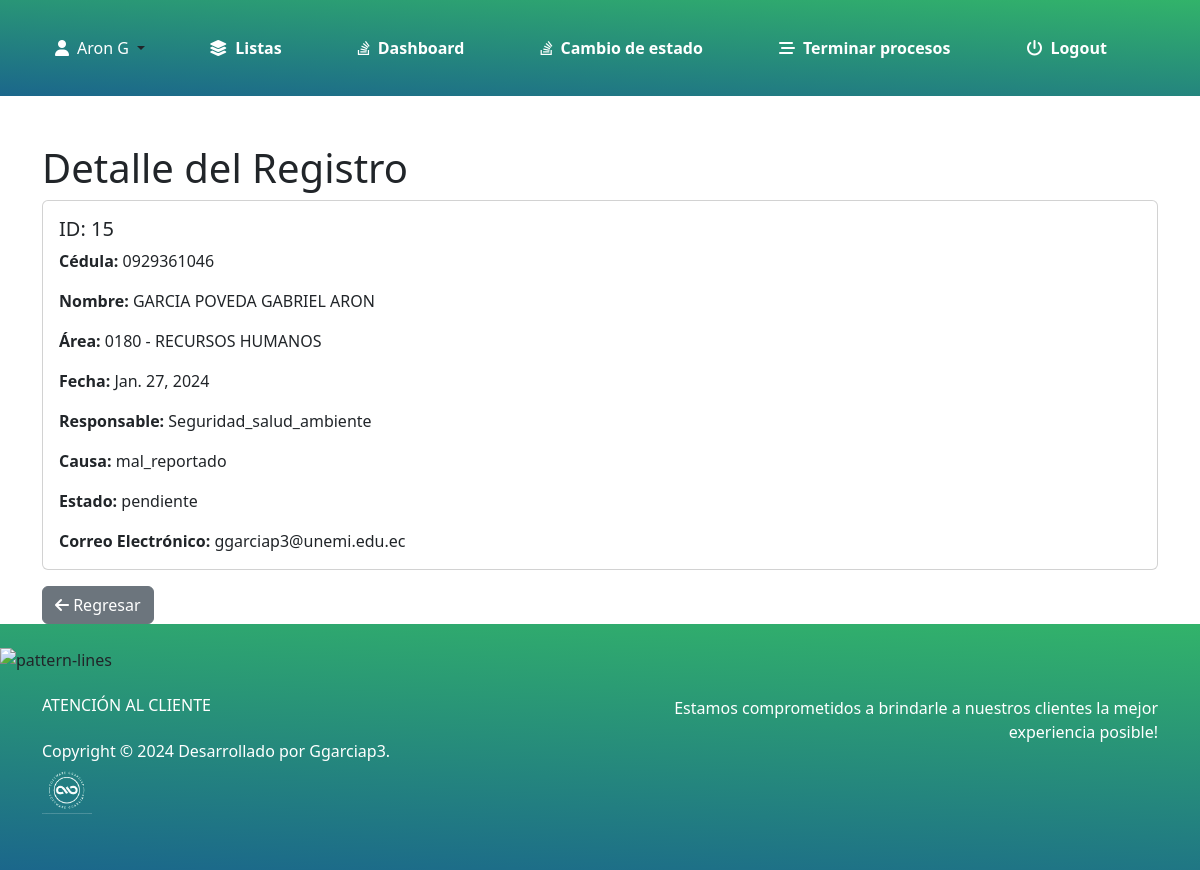
Screenshot of /detalle_registro/Queja/15/ (signed in) with the database file from the repository.
### myapp/models.py (models this page shows)
class Registro(models.Model):
    usuario = models.ForeignKey('Usuario', on_delete=models.CASCADE, related_name='%(class)ss', null=True)
    fecha = models.DateField(default=date.today)
    RESPONSABLE_CHOICES = [
        ('Comunicacion_cultura', 'Comunicación clima y cultura'),
        ('Desarrollo_laboral', 'Desarrollo y relaciones laborales'),
        ('Nomina_compensaciones', 'Nomina y compensaciones'),
        ('Seguridad_salud_ambiente', 'Seguridad, salud y ambiente'),
        ('Servicios_generales', 'Servicios generales'),
        ('Campo', 'Campo'),
        ('Fabrica', 'Fabrica'),
    ]
    responsable = models.CharField(max_length=50, choices=RESPONSABLE_CHOICES)
    causa = models.TextField()
    ESTADO_CHOICES = [
        ('pendiente', 'Pendiente'),
        ('en_revision', 'En revisión'),
        ('resuelta', 'Resuelta'),
    ]
    estado = models.CharField(max_length=20, choices=ESTADO_CHOICES)
    CORREO_CHOICES = [
        ('arongarcia558@gmail.com', 'arongarcia558@gmail.com'),
        ('ggarciap3@unemi.edu.ec', 'ggarciap3@unemi.edu.ec'),
    ]
    correo = models.CharField(max_length=254, choices=CORREO_CHOICES, verbose_name='Correo Electrónico', blank=True, null=True)
    fecha_registro = models.DateTimeField(auto_now_add=True)
    class Meta:
        abstract = True

class Queja(Registro):
    CAUSA_CHOICES = [
        ('asistencia_tarde', 'Asistencia llegó tarde'),
        ('no_reportado', 'No fue reportado'),
        ('mal_reportado', 'Mal reportado'),
        ('p_sindicales_atrasados', 'P. sindicales atrasados'),
        ('descuentos_atrasados', 'Descuentos atrasados'),
        ('valores_descuento_erroneos', 'Valores de descuento erróneos'),
        ('descuentos_jubilados', 'Descuentos de jubilados'),
    ]
    causa = models.CharField(max_length=30, choices=CAUSA_CHOICES)
    doc = models.FileField(upload_to='documentos/', blank=True, null=True)
    tipo_proceso = models.CharField(max_length=20, default='Queja')

class Usuario(models.Model):
    cedula = models.CharField(max_length=10, primary_key=True)
    nombre = models.CharField(max_length=255)
    area = models.CharField(max_length=50)
    departamento = models.CharField(max_length=50)
    cargo = models.CharField(max_length=50)
    tipo_empleado = models.CharField(max_length=20)
    tipo_contrato = models.CharField(max_length=20)
    class Meta:
        db_table = 'usuario'

### myapp/views.py (the view)
# urls.py: path('detalle_registro/<str:modelo>/<int:pk>/', views.detalle_registro, name='detalle_registro'),
@login_required
def detalle_registro(request, modelo, pk):
    model_map = {
        'Sugerencia': Sugerencia,
        'Queja': Queja,
        'Peticion': Peticion,
        'Reclamo': Reclamo,
    }
    model = model_map.get(modelo)
    registro = get_object_or_404(model, pk=pk) # type: ignore
    return render(request, 'detalle_registro.html', {'registro': registro})

### myapp/templates/detalle_registro.html (shortened to what this page needs)
{% extends "base_admin.html" %}
{% load static %}
{% block content %}
<div class="container">
    <h1 class="mt-5">Detalle del Registro</h1>
    <div class="card">
        <div class="card-body">
            <h5 class="card-title">ID: {{ registro.id }}</h5>
            <div class="row">
                <div class="col-md-6">
                    <p class="card-text"><strong>Cédula:</strong> {{ registro.usuario.cedula }}</p>
                    <p class="card-text"><strong>Nombre:</strong> {{ registro.usuario.nombre }}</p>
                    <p class="card-text"><strong>Área:</strong> {{ registro.usuario.area }}</p>
                    <p class="card-text"><strong>Fecha:</strong> {{ registro.fecha }}</p>
                    <p class="card-text"><strong>Responsable:</strong> {{ registro.responsable }}</p>
                    <p class="card-text"><strong>Causa:</strong> {{ registro.causa }}</p>
                    <p class="card-text"><strong>Estado:</strong> {{ registro.estado }}</p>
                    <p class="card-text"><strong>Correo Electrónico:</strong> {{ registro.correo }}</p>
                </div>
                <div class="col-md-6">
                </div>
            </div>
        </div>
    </div>
    <div class="text-left mt-3">
        <a href="{% url 'update_admin' %}" class="btn btn-secondary"><i class="fas fa-arrow-left"></i> Regresar</a>
    </div>
</div>
{% endblock %}

### myapp/templates/base_admin.html (shortened to what this page needs)
{% load static %}
<!DOCTYPE html>
<html lang="en">
<head>
    <link href="https://cdn.jsdelivr.net/npm/bootstrap@5.2.0/dist/css/bootstrap.min.css" rel="stylesheet"
>
    <link rel="stylesheet" href="{% static 'css/style.css' %}">
</head>
<body>
<nav
class="navbar navbar-expand-lg navbar-light bg-white z-index-3 py-3" style="background: linear-gradient(3deg,#1b678b,#32b36a);">
<div class="container">
  <div class="dropdown ms-auto white">
    <button class="btn dropdown-toggle " type="button" data-bs-toggle="dropdown"
        aria-expanded="false">
        <i class="fas fa-user me-2" style="color: white;"></i><span style="color: white;">{{ request.user.first_name }}</span>
    </button>
</div>
  <div class="collapse navbar-collapse w-100 pt-3 pb-2 py-lg-0" id="navigation">
    <ul class="navbar-nav navbar-nav-hover mx-auto">
      <li class="nav-item mx-2">
        <a href="{% url 'lista_admin' %}" class="list-group-item   second-text fw-bold ">
          <i class="fa-solid fa-layer-group me-2"></i>Listas
        </a>
      </li>
      <li class="nav-item mx-2">
        <a href="{% url 'dashboard' %}" class="list-group-item  second-text fw-bold ">
          <i class="fa-brands fa-stack-overflow me-2"></i>Dashboard
        </a>
      </li>
      <li class="nav-item mx-2">
        <a href="{% url 'update_admin' %}" class="list-group-item  second-text fw-bold ">
          <i class="fa-brands fa-stack-overflow me-2"></i>Cambio de estado
        </a>
      </li>
      <li class="nav-item mx-2">
        <a href="{% url 'procesos_terminados' %}" class="list-group-item  second-text fw-bold ">
          <i class="fa-solid fa-bars-staggered me-2"></i>Terminar procesos
        </a>
      </li>
      <li class="nav-item mx-2">
        <a href="{% url 'cerrar_sesion' %}" class="list-group-item  second-text fw-bold "><i
            class="fas fa-power-off me-2"></i>Logout</a>
      </li>
  </div>
</div>
</nav>
            {% block content %}{% endblock %}
            {% block footer %}
 <footer class="footern  pt-4 pb-2" style="background: linear-gradient(3deg,#1b678b,#32b36a);" >
    <footer class="footer py-5 my-9 bg-gradient-dark position-relative overflow-hidden">
            <img src="https://appsrv1-147a1.kxcdn.com/soft-ui-design-pro-django-v1.0.4/img/shapes/waves-white.svg" alt="pattern-lines" class="position-absolute start-0 top-0 w-100 opacity-6">
            <div class="container position-relative z-index-1">
              <div class="row">
                <div class="col-lg-4 me-auto mb-lg-0 mb-4 text-lg-start text-center">
                  <h6 class="text-white font-weight-bolder text-uppercase mb-lg-4 mb-3">Atención al cliente</h6>
                  <p class="text-sm text-white opacity-8 mb-0">
                    Copyright © <script>document.write(new Date().getFullYear())</script> Desarrollado por Ggarciap3.
                    <img src="{% static 'img/logo3.png' %}" alt="Logo" class="img-fluid logo-pequeno ">
                </p>
                </div>
                <div class="col-lg-6 ms-auto text-lg-end text-center">
                  <p class="mb-5 text-lg text-white font-weight-bold">
                    Estamos comprometidos a brindarle a nuestros clientes la mejor experiencia posible!
                  </p>
                </div>
              </div>
            </div>
          </footer>
            </footer>
            {% endblock %}
</body>
</html>

### myapp/static/css/style.css (style rules this page uses)
body, html { min-height: 100vh; margin: 0; display: flex; flex-direction: column; }
.logo-pequeno { width: 50px; height: auto; }
.footern { background:linear-gradient(310deg,#2cb66f,#338BC1); margin-top: auto; }
.second-text { color: #ffffff; }
.list-group-item { border:0px; padding: 20px 30px; }

### rows the page displays
Queja: id "15", usuario.cedula "0929361046", usuario.nombre "GARCIA POVEDA GABRIEL ARON", usuario.area "0180 - RECURSOS HUMANOS", fecha "Jan. 27, 2024", responsable "Seguridad_salud_ambiente", causa "mal_reportado", estado "pendiente", correo "ggarciap3@unemi.edu.ec"

### other values shown
{{ request.user.first_name }} "Aron G"
